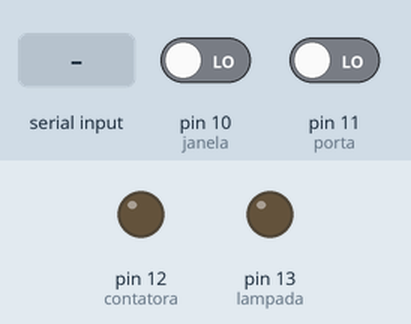
Recording of a sketch running on a simulated Arduino Uno, built with avr-gcc and run on an emulated ATmega328P. Shown: output pins drawn as LEDs (lit = HIGH). The inputs (shaded band) are chosen by the test bench; at power-on: pin 10 (janela) LOW, pin 11 (porta) LOW.

Above: at 1.2 s.
1.3 s: "l" received over Serial
At 1.8 s:
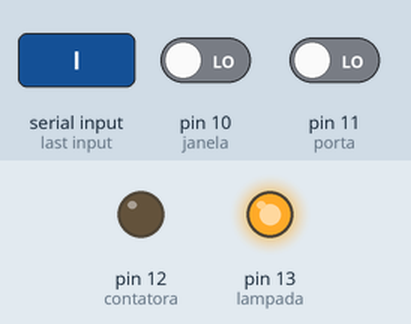
2.9 s: "c" received over Serial
At 4.2 s:
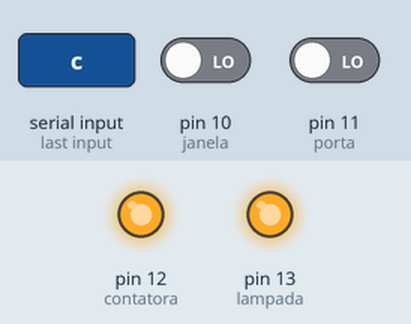
4.5 s: "b" received over Serial
At 5.5 s:
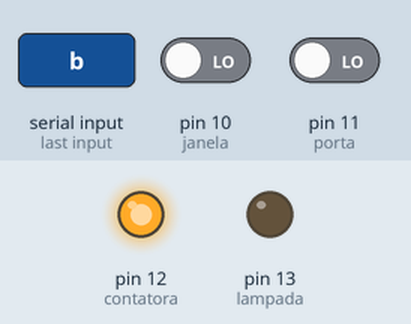
8.4 s: "a" received over Serial
At 9.6 s:
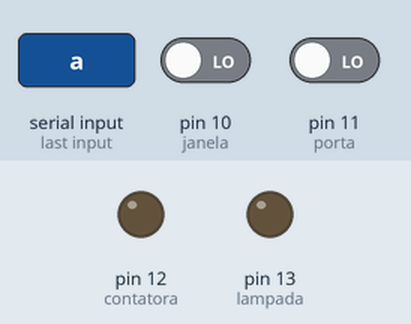
Timing chart, 0 to 10.9 s (numbered marks = the images above; inputs shaded):
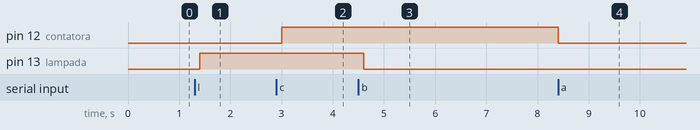

Measured:
- after the input at 1.3 s, pin 13 (lampada): LOW → HIGH after 0.10 s
- after the input at 2.9 s, pin 12 (contatora): LOW → HIGH after 0.10 s
- after the input at 4.5 s, pin 13 (lampada): HIGH → LOW after 0.10 s
- after the input at 8.4 s, pin 12 (contatora): HIGH → LOW at once

The sketch:

sketch_jun20a.ino
```cpp
/*Interface criada para simular o laboratorio onde os leds simular a
 * lampada e a contatora(liga a bancada de trabalho),e dois botoes
 * simulam o sensor da porta e da janela interface criada com o
 * arduino uno e dois leds e duas chaves normalmente fechada do
 * resistor de pull up.
 * Ctriado pro Maurici Baron 20-06-2021
 */


int lampada = 13;         // Liga a lampada do laboratorio digital 13
int contatora = 12;      // Liga a bancada do laboratorio digital 13
int porta = 11;         // sensor da porta pino digital 7
int janela = 10;       // sensor da janela pino digital 13

void setup() {
  pinMode(lampada, OUTPUT);    // configura o pino digital 13 como saída
  pinMode(contatora, OUTPUT); // configura o pino digital 12 como saída
  pinMode(porta, INPUT);     // configura o pino digital 11 como entrada
  pinMode(janela, INPUT);   // configura o pino digital 10 como entrada
  Serial.begin(9600);      // inicia a porta serial, configura a taxa de dados para 9600 bps
}

void loop() {
 if (Serial.available())        //verifica se tem dados diponível para leitura
  {
    switch (Serial.read()) {  //le serial mais recente no buffer da serial
      case 'l':
        digitalWrite(lampada,HIGH); //aciona a lampada
      break;
      case 'c':
        digitalWrite(contatora,HIGH);  // aciona a contadora
       break;
      case 'a':
        digitalWrite(contatora,LOW);  // desliga a contatora
       break;
       case 'b':
        digitalWrite(lampada,LOW);  // desliga a lampada
       break;
      }
  }
  delay(100);
  if(digitalRead(porta)!=LOW){ //verifica se a porta esta aberta
    delay(100);
    //Serial.write("Porta aberta");   //reenvia para o computador o dado 1
     Serial.println('1');
  }
   delay(100);
  if(digitalRead(janela)!=LOW){ // verifica se a janela esta aberta
    delay(100);
    Serial.println('2'); //reenvia para o computador o dado 2
  }
}
```
